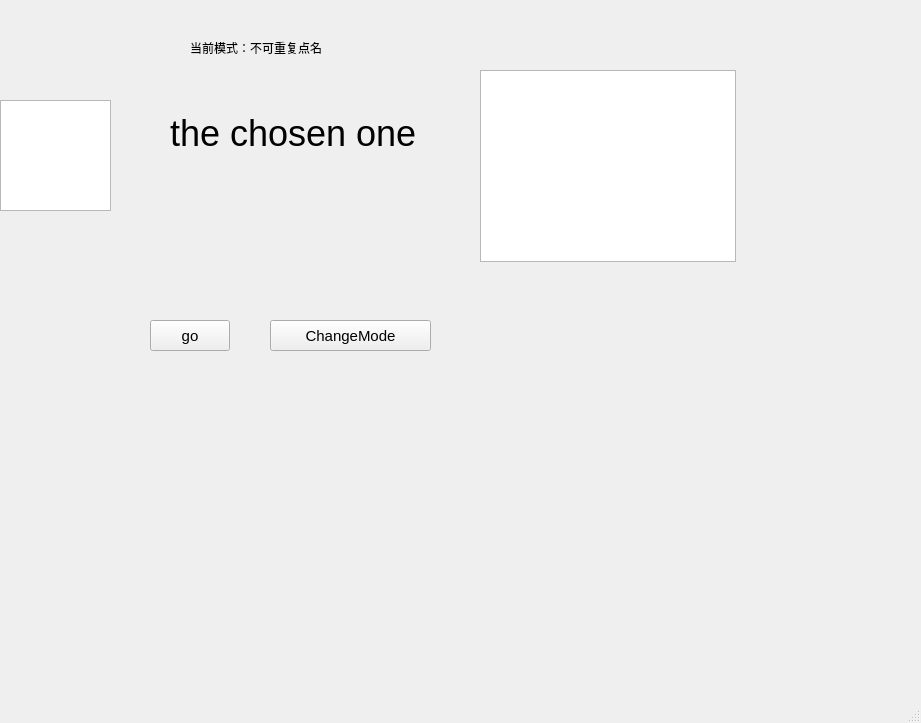
<?xml version="1.0" encoding="UTF-8"?>
<ui version="4.0">
 <class>MainWindow</class>
 <widget class="QMainWindow" name="MainWindow">
  <property name="geometry">
   <rect>
    <x>0</x>
    <y>0</y>
    <width>921</width>
    <height>723</height>
   </rect>
  </property>
  <property name="windowTitle">
   <string>MainWindow</string>
  </property>
  <widget class="QWidget" name="centralwidget">
   <widget class="QPushButton" name="pushButtonPick">
    <property name="geometry">
     <rect>
      <x>150</x>
      <y>320</y>
      <width>80</width>
      <height>31</height>
     </rect>
    </property>
    <property name="font">
     <font>
      <pointsize>11</pointsize>
     </font>
    </property>
    <property name="text">
     <string>go</string>
    </property>
   </widget>
   <widget class="QPushButton" name="pushButtonMode">
    <property name="geometry">
     <rect>
      <x>270</x>
      <y>320</y>
      <width>161</width>
      <height>31</height>
     </rect>
    </property>
    <property name="font">
     <font>
      <pointsize>11</pointsize>
     </font>
    </property>
    <property name="text">
     <string>ChangeMode</string>
    </property>
   </widget>
   <widget class="QLabel" name="label">
    <property name="geometry">
     <rect>
      <x>170</x>
      <y>110</y>
      <width>266</width>
      <height>46</height>
     </rect>
    </property>
    <property name="font">
     <font>
      <pointsize>27</pointsize>
     </font>
    </property>
    <property name="text">
     <string>the chosen one</string>
    </property>
   </widget>
   <widget class="QLabel" name="labelMode">
    <property name="geometry">
     <rect>
      <x>190</x>
      <y>40</y>
      <width>251</width>
      <height>16</height>
     </rect>
    </property>
    <property name="text">
     <string>当前模式：不可重复点名</string>
    </property>
   </widget>
   <widget class="QListWidget" name="listWidgetPicked">
    <property name="geometry">
     <rect>
      <x>480</x>
      <y>70</y>
      <width>256</width>
      <height>192</height>
     </rect>
    </property>
    <property name="font">
     <font>
      <pointsize>12</pointsize>
     </font>
    </property>
   </widget>
   <widget class="QListWidget" name="listWidget">
    <property name="geometry">
     <rect>
      <x>0</x>
      <y>100</y>
      <width>111</width>
      <height>111</height>
     </rect>
    </property>
    <property name="font">
     <font>
      <pointsize>12</pointsize>
     </font>
    </property>
   </widget>
  </widget>
  <widget class="QMenuBar" name="menubar">
   <property name="geometry">
    <rect>
     <x>0</x>
     <y>0</y>
     <width>921</width>
     <height>17</height>
    </rect>
   </property>
  </widget>
  <widget class="QStatusBar" name="statusbar"/>
 </widget>
 <resources/>
 <connections/>
</ui>
